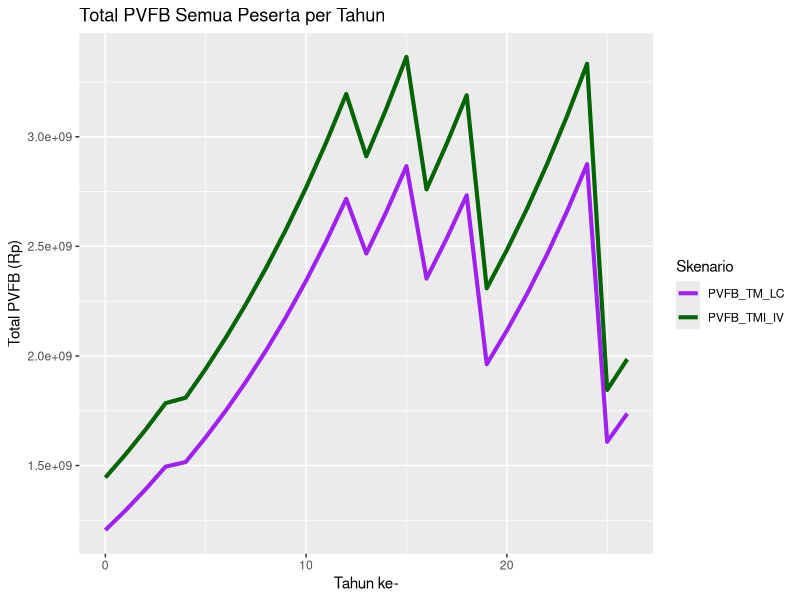
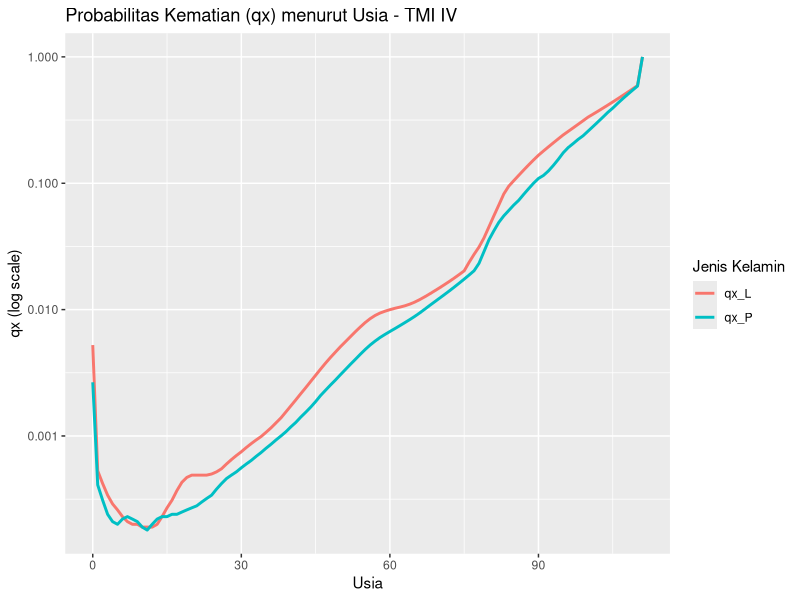
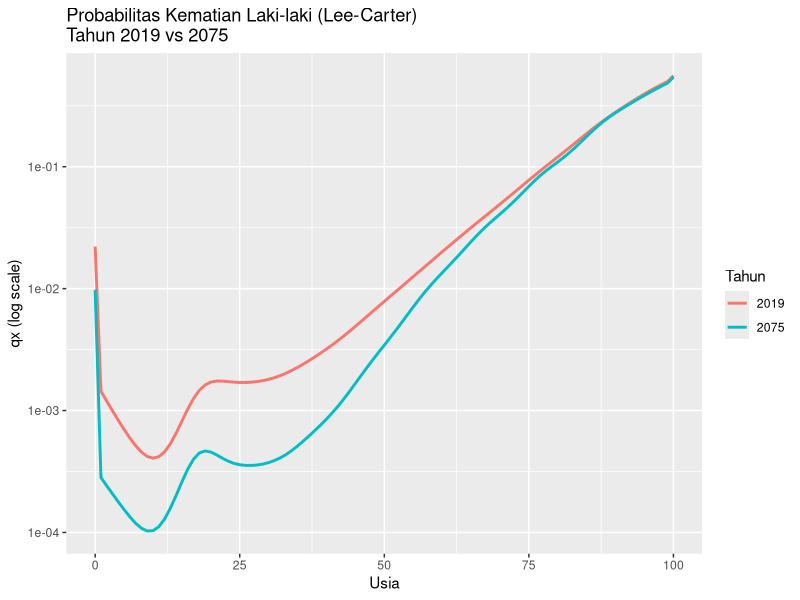
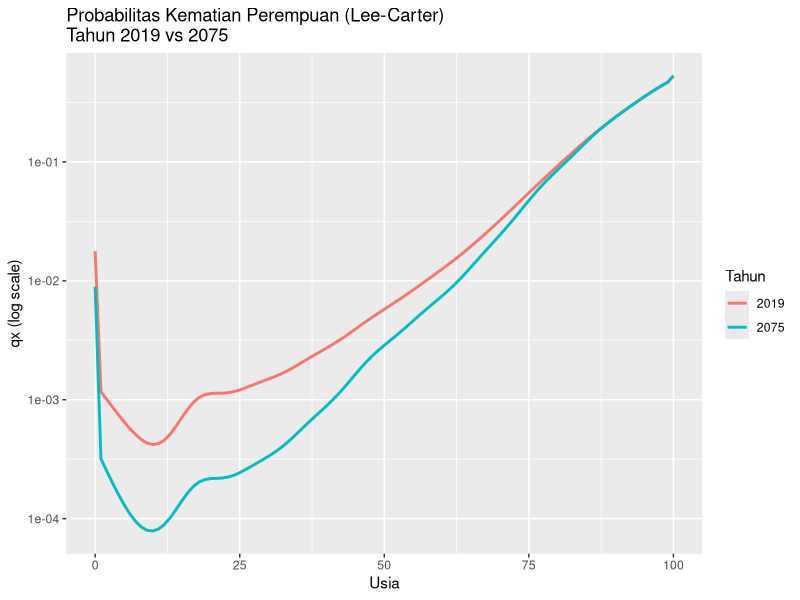
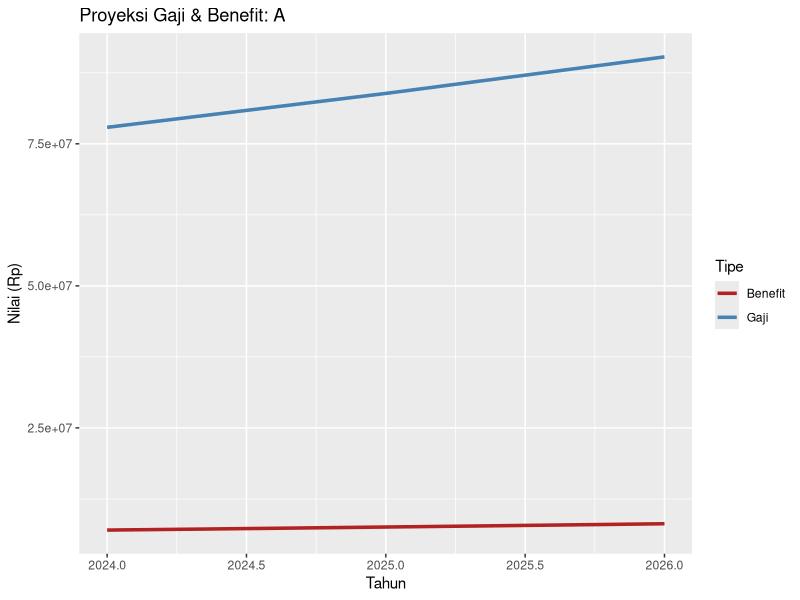
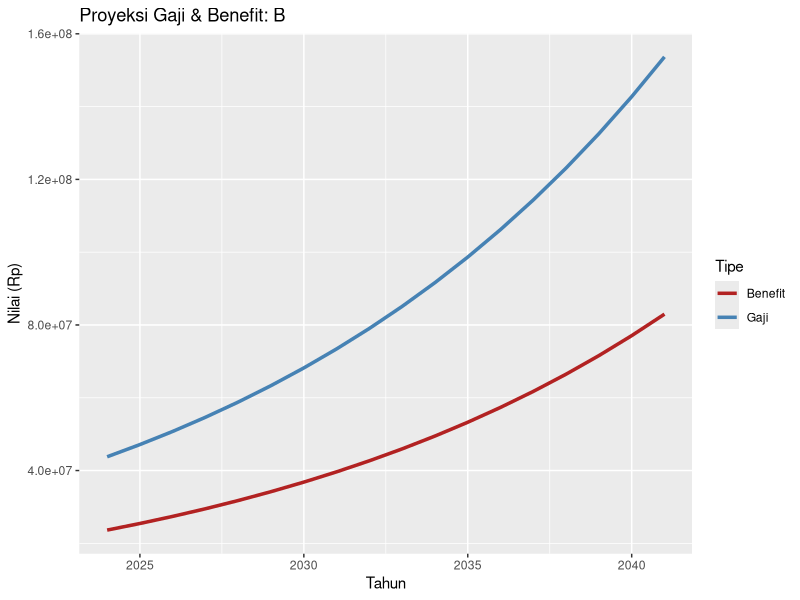
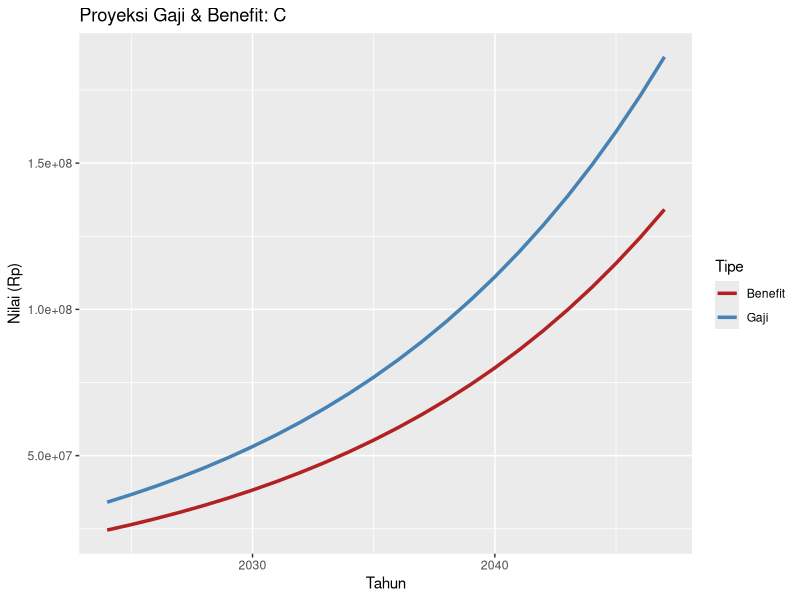
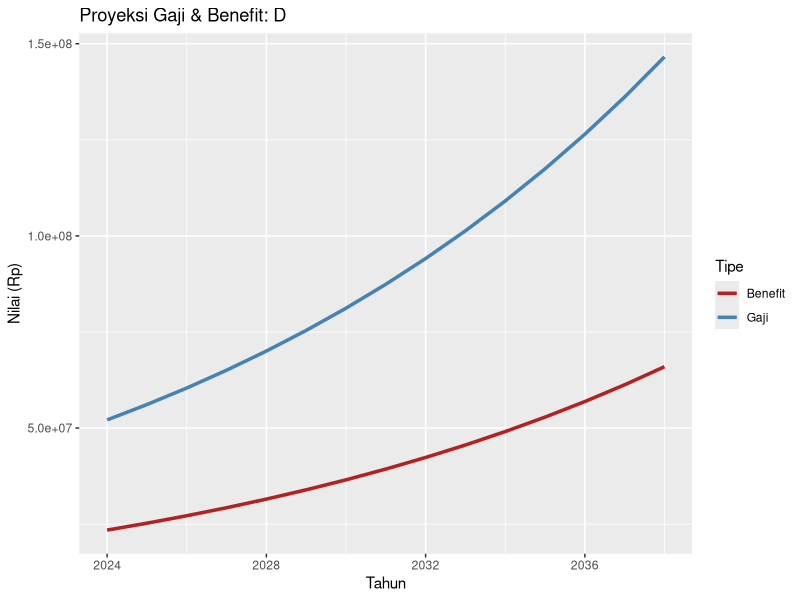

Source code (R) for these figures, in order:
setwd("C:/Users/Nela Aidatun/Downloads")

library(readxl)
library(dplyr)
library(openxlsx)
library(ggplot2)
library(tidyr)
library(tidyverse)

# =================== Parameter ===================
inflasi <- 0.0157  
bunga <- 0.0713
pensiun <- 55
proporsi <- 0.03
KenaikanGaji <- 0.06
v <- 1 / (1 + bunga)
TahunMasuk <- 2020
TahunValuasi<-2024
# =================== Baca Data ===================
data_peserta <- read_excel("data pensiun.xlsx")
tmi_iv <- read_excel("TM IV.xlsx")
lc_laki <- read_excel("TM LC.xlsx", sheet = "Laki-laki")
lc_perempuan <- read_excel("TM LC.xlsx", sheet = "Perempuan")

# --- Visualisasi 1: Grafik Garis tmi_iv ---
tmi_iv_long <- tmi_iv %>%
  pivot_longer(cols = starts_with("qx"), names_to = "Jenis_Kelamin", values_to = "qx")

plot1 <- ggplot(tmi_iv_long, aes(x = Usia, y = qx, color = Jenis_Kelamin)) +
  geom_line(size = 1) +
  scale_y_log10() +
  labs(title = "Probabilitas Kematian (qx) menurut Usia - TMI IV",
       x = "Usia", y = "qx (log scale)",
       color = "Jenis Kelamin")

ggsave("plot_tmi_iv.png", plot = plot1, width = 8, height = 6, dpi = 300)

# --- Visualisasi 2: Line Plot lc_laki Tahun 2019 dan 2075 ---
lc_laki_subset <- lc_laki %>%
  select(Usia, `2019`, `2075`) %>%
  pivot_longer(cols = -Usia, names_to = "Tahun", values_to = "qx") %>%
  mutate(Tahun = as.factor(Tahun))

plot2 <- ggplot(lc_laki_subset, aes(x = Usia, y = qx, color = Tahun)) +
  geom_line(size = 1) +
  scale_y_log10() +
  labs(title = "Probabilitas Kematian Laki-laki (Lee-Carter)\nTahun 2019 vs 2075",
       x = "Usia", y = "qx (log scale)", color = "Tahun")

ggsave("plot_line_laki.png", plot = plot2, width = 8, height = 6, dpi = 300)

# --- Visualisasi 3: Line Plot lc_perempuan Tahun 2019 dan 2075 ---
lc_perempuan_subset <- lc_perempuan %>%
  select(Usia, `2019`, `2075`) %>%
  pivot_longer(cols = -Usia, names_to = "Tahun", values_to = "qx") %>%
  mutate(Tahun = as.factor(Tahun))

plot3 <- ggplot(lc_perempuan_subset, aes(x = Usia, y = qx, color = Tahun)) +
  geom_line(size = 1) +
  scale_y_log10() +
  labs(title = "Probabilitas Kematian Perempuan (Lee-Carter)\nTahun 2019 vs 2075",
       x = "Usia", y = "qx (log scale)", color = "Tahun")

ggsave("plot_line_perempuan.png", plot = plot3, width = 8, height = 6, dpi = 300)


# =================== Tahap 1 ===================
wb <- createWorkbook()
for (i in 1:nrow(data_peserta)) {
  
  peserta <- data_peserta[i, ]
  usia_sekarang <- peserta$UsiaSekarang
  gaji_awal <- peserta$Gaji
  masa_kerja <- peserta$MasaKerja
  id <- as.character(peserta$Nama)  
  
  Tahun_Menuju_Pensiun <- (pensiun)-1-usia_sekarang
  t <- 0:Tahun_Menuju_Pensiun
  usia_t <- usia_sekarang + t
  tahun_proyeksi <- TahunValuasi + t
  
  # Gaji Proyeksi (G_t)
  G_t <- gaji_awal * ((1 + KenaikanGaji) * (1 + inflasi)) ^ t
  
  # Benefit (B_x)
  B_x <- proporsi * (pensiun - usia_sekarang) * G_t
  B_x[1] <- 0
  
  hasil <- data.frame(
    t = t,
    x = usia_t,
    Tahun = tahun_proyeksi,
    Gaji_Proyeksi = round(G_t, 2),
    Benefit = round(B_x, 2)
  )
  
  # Tambahkan ke workbook sebagai sheet baru
  addWorksheet(wb, sheetName = paste0("Peserta_", id))
  writeData(wb, sheet = paste0("Peserta_", id), x = hasil)
}
# Simpan workbook hasil Tahap 1 ke file Excel
saveWorkbook(wb, "hasil_Tahap1_Gaji_Benefit.xlsx", overwrite = TRUE)

# ========== Visualisasi Gaji Proyeksi dan Benefit per Peserta ==========
dir.create("visualisasi_gaji_benefit", showWarnings = FALSE)

for (i in 1:nrow(data_peserta)) {
  peserta <- data_peserta[i, ]
  usia_sekarang <- peserta$UsiaSekarang
  gaji_awal <- peserta$Gaji
  id <- as.character(peserta$Nama)
  
  Tahun_Menuju_Pensiun <- (pensiun) - 1 - usia_sekarang
  t <- 0:Tahun_Menuju_Pensiun
  usia_t <- usia_sekarang + t
  tahun_proyeksi <- TahunValuasi + t
  G_t <- gaji_awal * ((1 + KenaikanGaji) * (1 + inflasi)) ^ t
  B_x <- proporsi * (pensiun - usia_sekarang) * G_t
  
  df_plot <- data.frame(Tahun = tahun_proyeksi, Gaji = G_t, Benefit = B_x) %>%
    pivot_longer(cols = c("Gaji", "Benefit"), names_to = "Tipe", values_to = "Nilai")
  
  p <- ggplot(df_plot, aes(x = Tahun, y = Nilai, color = Tipe)) +
    geom_line(size = 1.2) +
    labs(title = paste("Proyeksi Gaji & Benefit:", id),
         x = "Tahun", y = "Nilai (Rp)") +
    scale_color_manual(values = c("Gaji" = "steelblue", "Benefit" = "firebrick"))
  
  ggsave(filename = paste0("visualisasi_gaji_benefit/", id, "_gaji_benefit.png"),
         plot = p, width = 8, height = 5)
}

# =================== Tahap 2: Perhitungan Aktuaria ===================

hitung_lx_dx_ax <- function(qx_vector, usia_awal = 0, usia_akhir = 110, v) {
  usia_range <- usia_awal:usia_akhir
  qx <- qx_vector[1:length(usia_range)]
  lx <- numeric(length(usia_range))
  dx <- numeric(length(usia_range))
  Dx <- numeric(length(usia_range))
  Nx <- numeric(length(usia_range))
  ax <- numeric(length(usia_range))
  axn <- numeric(length(usia_range))
  
  lx[1] <- 100000
  for (i in 2:length(lx)) {
    lx[i] <- lx[i - 1] * (1 - qx[i - 1])
  }
  
  dx <- lx * qx
  Dx <- v^(usia_range) * lx
  Nx <- rev(cumsum(rev(Dx)))
  ax <- Nx / Dx
  
  n_axn <- function(Nx, usia_idx, n) {
    if ((usia_idx + n) <= length(Nx)) {
      return((Nx[usia_idx] - Nx[usia_idx + n]) / Dx[usia_idx])
    } else {
      return((Nx[usia_idx]) / Dx[usia_idx])
    }
  }
  
  for (i in 1:length(usia_range)) {
    axn[i] <- n_axn(Nx, i, 110 - usia_range[i])
  }
  
  return(data.frame(
    Usia = usia_range,
    qx = round(qx, 6),
    lx = round(lx),
    dx = round(dx),
    Dx = round(Dx, 2),
    Nx = round(Nx, 2),
    ax = round(ax, 4),
    axn = round(axn, 4)
  ))
}

# ========= Fungsi Ubah Format TM LC ke Long =========
reshape_tm_lc <- function(df, gender) {
  names(df)[1] <- "Usia"
  df <- df %>% mutate(Usia = as.numeric(Usia))
  
  df_long <- df %>%
    pivot_longer(-Usia, names_to = "Tahun", values_to = "qx") %>%
    mutate(
      Tahun = as.numeric(Tahun),
      qx = as.numeric(qx),
      Gender = gender
    ) %>%
    arrange(Tahun, Usia)
  
  return(df_long)
}

# ========== TMI IV ========== 
tmi_iv_p <- tmi_iv %>% select(Usia, qx = qx_P)
tmi_iv_l <- tmi_iv %>% select(Usia, qx = qx_L)

hasil_tmi_p <- hitung_lx_dx_ax(tmi_iv_p$qx, usia_awal = min(tmi_iv_p$Usia), usia_akhir = max(tmi_iv_p$Usia), v)
hasil_tmi_l <- hitung_lx_dx_ax(tmi_iv_l$qx, usia_awal = min(tmi_iv_l$Usia), usia_akhir = max(tmi_iv_l$Usia), v)

# Simpan TMI IV ke Excel
wb1 <- createWorkbook()
addWorksheet(wb1, "TMI_IV_P")
writeData(wb1, "TMI_IV_P", hasil_tmi_p)

addWorksheet(wb1, "TMI_IV_L")
writeData(wb1, "TMI_IV_L", hasil_tmi_l)

saveWorkbook(wb1, "hasil_TMI_IV.xlsx", overwrite = TRUE)

# ========== TM LC PEREMPUAN ========== 
lc_perempuan_long <- reshape_tm_lc(lc_perempuan, "P")
wb2 <- createWorkbook()

for (thn in 2020:2046) {
  data_tahun <- lc_perempuan_long %>%
    filter(Tahun == thn) %>%
    arrange(Usia)
  
  hasil_tahun <- hitung_lx_dx_ax(data_tahun$qx, min(data_tahun$Usia), max(data_tahun$Usia), v)
  
  sheet_name <- paste0("Tahun_", thn)
  addWorksheet(wb2, sheet_name)
  writeData(wb2, sheet_name, hasil_tahun)
}

saveWorkbook(wb2, "hasil_TMLC_P_Tahun2020-2046.xlsx", overwrite = TRUE)

# ========== TM LC LAKI-LAKI ========== 
lc_laki_long <- reshape_tm_lc(lc_laki, "L")
wb3 <- createWorkbook()

for (thn in 2020:2046) {
  data_tahun <- lc_laki_long %>%
    filter(Tahun == thn) %>%
    arrange(Usia)
  
  hasil_tahun <- hitung_lx_dx_ax(data_tahun$qx, min(data_tahun$Usia), max(data_tahun$Usia), v)
  
  sheet_name <- paste0("Tahun_", thn)
  addWorksheet(wb3, sheet_name)
  writeData(wb3, sheet_name, hasil_tahun)
}
# Ambil qx tahun valuasi (misal 2024) dari LC
qx_lc_l <- lc_laki_long %>% filter(Tahun == TahunValuasi) %>% arrange(Usia)
qx_lc_p <- lc_perempuan_long %>% filter(Tahun == TahunValuasi) %>% arrange(Usia)

hasil_lc_l <- hitung_lx_dx_ax(qx_lc_l$qx, usia_awal = min(qx_lc_l$Usia), usia_akhir = max(qx_lc_l$Usia), v)
hasil_lc_p <- hitung_lx_dx_ax(qx_lc_p$qx, usia_awal = min(qx_lc_p$Usia), usia_akhir = max(qx_lc_p$Usia), v)

saveWorkbook(wb3, "hasil_TMLC_L_Tahun2020-2046.xlsx", overwrite = TRUE)
get_D_and_ar <- function(hasil_lxDx, usia_r, usia_x) {
  Dr <- hasil_lxDx$Dx[which(hasil_lxDx$Usia == usia_r)]
  Nr <- hasil_lxDx$Nx[which(hasil_lxDx$Usia == usia_r)]
  ar <- Nr / Dr
  return(list(Dr = Dr, ar = ar))
}
# =================== Tahap 3: Perhitungan PVFB ===================
wb_pvfb_semua <- createWorkbook()

# Buat dua data.frame kosong untuk gabungan output
max_tahun <- max((pensiun ) - data_peserta$UsiaSekarang)
PVFB_TMI_IV <- data.frame(t = 0:max_tahun)
PVFB_TM_LC <- data.frame(t = 0:max_tahun)

for (i in 1:nrow(data_peserta)) {
  
  peserta <- data_peserta[i, ]
  id <- as.character(peserta$Nama)
  usia_sekarang <- peserta$UsiaSekarang
  gaji_awal <- peserta$Gaji
  gender <- peserta$JenisKelamin  # "L" atau "P"
  
  Tahun_Menuju_Pensiun <- (pensiun - 1) - usia_sekarang
  usia_pensiun <- pensiun
  
  B_r <- proporsi * (pensiun - usia_sekarang) * (gaji_awal * ((1 + KenaikanGaji) * (1 + inflasi)) ^ Tahun_Menuju_Pensiun)
  
  # ==================== Perhitungan TMI IV ====================
  hasil_tmi <- if (gender == "L") hasil_tmi_l else hasil_tmi_p
  tmi_vals <- get_D_and_ar(hasil_tmi, usia_r = usia_pensiun, usia_x = usia_sekarang)
  Dr <- tmi_vals$Dr
  ar <- tmi_vals$ar
  
  usia_rentang <- usia_sekarang:(usia_pensiun)
  Dx_vector <- hasil_tmi %>% filter(Usia %in% usia_rentang) %>% pull(Dx)
  PVFB_t_tmi <- B_r * ar * (Dr / Dx_vector)
  
  colname_tmi <- paste0("j=", i)
  PVFB_TMI_IV[1:length(PVFB_t_tmi), colname_tmi] <- round(PVFB_t_tmi, 2)
  
  # ==================== Perhitungan TM LC ====================
  hasil_lc <- if (gender == "L") hasil_lc_l else hasil_lc_p
  lc_vals <- get_D_and_ar(hasil_lc, usia_r = usia_pensiun, usia_x = usia_sekarang)
  Dr_lc <- lc_vals$Dr
  ar_lc <- lc_vals$ar
  
  Dx_vector_lc <- hasil_lc %>% filter(Usia %in% usia_rentang) %>% pull(Dx)
  PVFB_t_lc <- B_r * ar_lc * (Dr_lc / Dx_vector_lc)
  
  colname_lc <- paste0("j=", i)
  PVFB_TM_LC[1:length(PVFB_t_lc), colname_lc] <- round(PVFB_t_lc, 2)
}

# Tambahkan worksheet dan simpan
addWorksheet(wb_pvfb_semua, "PVFB_TMI_IV")
writeData(wb_pvfb_semua, "PVFB_TMI_IV", PVFB_TMI_IV)

addWorksheet(wb_pvfb_semua, "PVFB_TM_LC")
writeData(wb_pvfb_semua, "PVFB_TM_LC", PVFB_TM_LC)

saveWorkbook(wb_pvfb_semua, "hasil_PVFB_Tahunan_TMI_dan_TM_LC.xlsx", overwrite = TRUE)

# =================== Visualisasi PVFB Agregat ===================
dir.create("visualisasi_pvfb", showWarnings = FALSE)

PVFB_long <- PVFB_TMI_IV %>%
  pivot_longer(cols = -t, names_to = "Peserta", values_to = "PVFB_TMI_IV") %>%
  left_join(PVFB_TM_LC %>%
              pivot_longer(cols = -t, names_to = "Peserta", values_to = "PVFB_TM_LC"),
            by = c("t", "Peserta"))

# Loop untuk simpan grafik PVFB per peserta
peserta_list <- unique(PVFB_long$Peserta)

for (id in peserta_list) {
  df_plot <- PVFB_long %>% filter(Peserta == id) %>%
    pivot_longer(cols = c("PVFB_TMI_IV", "PVFB_TM_LC"), names_to = "Skenario", values_to = "PVFB")
  
  p <- ggplot(df_plot, aes(x = t, y = PVFB, color = Skenario)) +
    geom_line(size = 1.2) +
    labs(title = paste("Nilai PVFB per Tahun -", id),
         x = "Tahun ke-", y = "PVFB (Rp)") +
    scale_color_manual(values = c("PVFB_TMI_IV" = "darkgreen", "PVFB_TM_LC" = "purple"))
  
  ggsave(filename = paste0("visualisasi_pvfb/", id, "_pvfb.png"),
         plot = p, width = 8, height = 5)
}

# ========== Visualisasi Akumulasi Total PVFB Semua Peserta ==========
PVFB_total <- PVFB_long %>%
  group_by(t) %>%
  summarise(PVFB_TMI_IV = sum(PVFB_TMI_IV, na.rm = TRUE),
            PVFB_TM_LC = sum(PVFB_TM_LC, na.rm = TRUE)) %>%
  pivot_longer(cols = c("PVFB_TMI_IV", "PVFB_TM_LC"), names_to = "Skenario", values_to = "PVFB")

ggplot(PVFB_total, aes(x = t, y = PVFB, color = Skenario)) +
  geom_line(size = 1.4) +
  labs(title = "Total PVFB Semua Peserta per Tahun",
       x = "Tahun ke-", y = "Total PVFB (Rp)") +
  scale_color_manual(values = c("PVFB_TMI_IV" = "darkgreen", "PVFB_TM_LC" = "purple"))

ggsave("visualisasi_pvfb/Total_PVFB_Semua_Peserta.png", width = 8, height = 5)


# =================== Tahap 4: Hitung NC dan AL Metode EAN ===================
library(dplyr)
library(openxlsx)

# Fungsi hitung NC dan AL metode EAN, versi revisi
hitung_NC_AL_EAN <- function(PVFB_df, hasil_lxDx, usia_sekarang, usia_pensiun, peserta_id = NULL) {
  usia_r <- usia_pensiun - 1
  PVFB_df <- PVFB_df %>% filter(t + usia_sekarang <= usia_r)
  
  hasil_full <- hasil_lxDx
  Dr <- hasil_full$Dx[hasil_full$Usia == usia_r]
  Nr <- hasil_full$Nx[hasil_full$Usia == usia_r]
  ar <- hasil_full$axn[hasil_full$Usia == usia_r]
  Nx0 <- hasil_full$Nx[hasil_full$Usia == usia_sekarang]
  
  if (any(is.na(c(Dr, Nr, ar, Nx0)))) {
    warning(paste("NA pada input: peserta ID", peserta_id))
    return(list(NC = NA, AL = NA))
  }
  
  denominator <- ar * (Nx0 - Nr)
  if (denominator <= 0) {
    warning(paste("Denominator <= 0 untuk peserta ID", peserta_id))
    return(list(NC = NA, AL = NA))
  }
  
  PVFB_total <- sum(PVFB_df$PVFB, na.rm = TRUE)
  NC_tetap <- round((PVFB_total * Dr) / denominator, 2)
  NC <- rep(NC_tetap, nrow(PVFB_df))
  
  usia_t <- PVFB_df$t + usia_sekarang
  usia_t[usia_t > usia_r] <- usia_r
  
  Nx_t <- hasil_full$Nx[match(usia_t, hasil_full$Usia)]
  Dx_t <- hasil_full$Dx[match(usia_t, hasil_full$Usia)]
  
  AL <- rep(NA, length(PVFB_df$t))
  valid <- !is.na(Dx_t) & Dx_t != 0
  AL[valid] <- round(PVFB_df$PVFB[valid] - NC_tetap * (Nx_t[valid] - Nr) / Dx_t[valid], 2)
  AL[PVFB_df$t == 0] <- 0
  AL[is.na(AL)] <- NA
  
  # DEBUG untuk peserta J3 dan J6
  if (peserta_id %in% c(3, 6)) {
    cat("=== DEBUG: Peserta ID", peserta_id, "===\n")
    cat("PVFB_total =", PVFB_total, "\n")
    cat("NC =", NC_tetap, "\n")
    cat("Nx0 =", Nx0, ", Nr =", Nr, "\n")
    cat("Denominator =", denominator, "\n")
    cat("AL tahun 0 dan 1:\n")
    print(data.frame(t = PVFB_df$t[1:2], PVFB = PVFB_df$PVFB[1:2], AL = AL[1:2]))
  }
  
  return(list(
    NC = data.frame(t = PVFB_df$t, NC = NC),
    AL = data.frame(t = PVFB_df$t, AL = AL)
  ))
}


# Inisialisasi workbook dan list penampung hasil
wb_ean <- createWorkbook()
NC_TMI_IV_all <- list()
AL_TMI_IV_all <- list()
NC_TM_LC_all <- list()
AL_TM_LC_all <- list()

# Loop untuk setiap peserta
for (i in 1:nrow(data_peserta)) {
  usia <- data_peserta$UsiaSekarang[i]
  gender <- data_peserta$JenisKelamin[i]
  peserta_id <- data_peserta$Nama[i]  # Tambahkan ini
  usia_pensiun <- 55
  
  hasil_lxDx_tmi <- if (gender == "P") hasil_tmi_p else hasil_tmi_l
  hasil_lxDx_lc <- if (gender == "P") hasil_lc_p else hasil_lc_l
  
  colname <- paste0("j=", i)
  
  if (colname %in% colnames(PVFB_TMI_IV)) {
    PVFB_df_tmi <- data.frame(t = PVFB_TMI_IV$t, PVFB = PVFB_TMI_IV[[colname]])
    hasil_tmi <- hitung_NC_AL_EAN(PVFB_df_tmi, hasil_lxDx_tmi, usia, usia_pensiun, peserta_id)
    NC_TMI_IV_all[[i]] <- hasil_tmi$NC
    AL_TMI_IV_all[[i]] <- hasil_tmi$AL
  }
  
  if (colname %in% colnames(PVFB_TM_LC)) {
    PVFB_df_lc <- data.frame(t = PVFB_TM_LC$t, PVFB = PVFB_TM_LC[[colname]])
    hasil_lc <- hitung_NC_AL_EAN(
      PVFB_df = PVFB_df_lc,
      hasil_lxDx = hasil_lxDx_lc,
      usia_sekarang = usia,
      usia_pensiun = usia_pensiun,
      peserta_id = peserta_id
    )
    NC_TM_LC_all[[i]] <- hasil_lc$NC
    AL_TM_LC_all[[i]] <- hasil_lc$AL
  }
}


# Fungsi gabung data frame per peserta
gabung_df <- function(list_df, prefix) {
  hasil_df <- list_df[[1]]
  colnames(hasil_df)[colnames(hasil_df) != "t"] <- paste0(prefix, "_j1")
  
  for (i in 2:length(list_df)) {
    df_i <- list_df[[i]]
    colnames(df_i)[colnames(df_i) != "t"] <- paste0(prefix, "_j", i)
    hasil_df <- merge(hasil_df, df_i, by = "t", all = TRUE)
  }
  return(hasil_df)
}

# Gabungkan hasil dan simpan ke Excel
NC_TMI_IV_df <- gabung_df(NC_TMI_IV_all, "NC")
AL_TMI_IV_df <- gabung_df(AL_TMI_IV_all, "AL")
NC_TM_LC_df <- gabung_df(NC_TM_LC_all, "NC")
AL_TM_LC_df <- gabung_df(AL_TM_LC_all, "AL")

addWorksheet(wb_ean, "EAN_TMI_IV")
writeData(wb_ean, "EAN_TMI_IV", cbind(NC_TMI_IV_df, AL_TMI_IV_df[, -1]))

addWorksheet(wb_ean, "EAN_TM_LC")
writeData(wb_ean, "EAN_TM_LC", cbind(NC_TM_LC_df, AL_TM_LC_df[, -1]))

# Simpan workbook (ganti path sesuai kebutuhan)
saveWorkbook(wb_ean, "hasil_EAN_NC_AL_TMI_TM_LC.xlsx", overwrite = TRUE)

if (peserta_id %in% c(3, 6)) {
  print(paste("=== DEBUG: Peserta ID", peserta_id, "==="))
  print(paste("PVFB_total =", PVFB_total))
  print(paste("NC =", NC_tetap))
  print(paste("Nx0 =", Nx0, ", Nr =", Nr))
  print(paste("Denominator =", denominator))
  print("AL tahun 0 dan 1:")
  print(data.frame(t = PVFB_df$t[1:2], PVFB = PVFB_df$PVFB[1:2], AL = AL[1:2]))
}

# =================== Visualisasi Tahap 4: NC dan AL ===================
library(ggplot2)
library(tidyr)

# Gabungkan dan ubah ke long format untuk plotting
NC_TMI_IV_long <- pivot_longer(NC_TMI_IV_df, -t, names_to = "Peserta", values_to = "NC")
AL_TMI_IV_long <- pivot_longer(AL_TMI_IV_df, -t, names_to = "Peserta", values_to = "AL")

NC_TM_LC_long <- pivot_longer(NC_TM_LC_df, -t, names_to = "Peserta", values_to = "NC")
AL_TM_LC_long <- pivot_longer(AL_TM_LC_df, -t, names_to = "Peserta", values_to = "AL")

# Buat plot dan simpan (NC dan AL)
plot_NC_TMI <- ggplot(NC_TMI_IV_long, aes(x = t, y = NC, color = Peserta)) +
  geom_line() + labs(title = "Normal Cost - TMI IV", x = "Tahun", y = "NC")
ggsave("plot_NC_TMI_IV.png", plot_NC_TMI, width = 8, height = 5)

plot_AL_TMI <- ggplot(AL_TMI_IV_long, aes(x = t, y = AL, color = Peserta)) +
  geom_line() + labs(title = "Accrued Liability - TMI IV", x = "Tahun", y = "AL")
ggsave("plot_AL_TMI_IV.png", plot_AL_TMI, width = 8, height = 5)

plot_NC_LC <- ggplot(NC_TM_LC_long, aes(x = t, y = NC, color = Peserta)) +
  geom_line() + labs(title = "Normal Cost - TM LC", x = "Tahun", y = "NC")
ggsave("plot_NC_TM_LC.png", plot_NC_LC, width = 8, height = 5)

plot_AL_LC <- ggplot(AL_TM_LC_long, aes(x = t, y = AL, color = Peserta)) +
  geom_line() + labs(title = "Accrued Liability - TM LC", x = "Tahun", y = "AL")
ggsave("plot_AL_TM_LC.png", plot_AL_LC, width = 8, height = 5)

# =================== Tahap 5: Hitung ∆B_t dan PVFB̃_tj ===================

# Fungsi menghitung delta B dan PVFB tilde
hitung_deltaB_PVFB_tj <- function(data_peserta, usia_pensiun, inflasi, KenaikanGaji, proporsi, hasil_lxDx_list) {
  max_t <- max(usia_pensiun  - data_peserta$UsiaSekarang)
  n_peserta <- nrow(data_peserta)
  v <- 1 / (1 + bunga)
  
  # Inisialisasi matriks hasil
  deltaB_df <- data.frame(t = 0:max_t)
  PVFB_tilde_df <- data.frame(t = 0:max_t)
  
  for (j in 1:n_peserta) {
    usia_j <- data_peserta$UsiaSekarang[j]
    gaji_awal <- data_peserta$Gaji[j]
    gender <- data_peserta$JenisKelamin[j]
    hasil_lxDx <- hasil_lxDx_list[[j]]
    
    t_max <- usia_pensiun -1- usia_j
    
    delta_B <- numeric(max_t + 1)
    pvfb_tilde <- numeric(max_t + 1)
    
    for (t in 0:t_max) {
      usia_t <- usia_j + t
      G_t <- gaji_awal * ((1 + inflasi) * (1 + KenaikanGaji)) ^ (t)
      G_t1 <- gaji_awal * ((1 + inflasi) * (1 + KenaikanGaji)) ^ (t+1)
      
      B_t <- proporsi * (usia_pensiun - usia_j) * G_t
      B_t1 <- proporsi * (usia_pensiun - usia_j) * G_t1
      
      delta_B[t + 1] <- round(B_t1 - B_t, 2)
      
      Dr <- hasil_lxDx$Dx[which(hasil_lxDx$Usia == usia_pensiun - 1)]
      Dx_t1 <- hasil_lxDx$Dx[which(hasil_lxDx$Usia == usia_t + 1)]
      
      pvfb_tilde[t + 1] <- round(B_t * Dr / Dx_t1, 2)
    }
    
    deltaB_df[[paste0("j=", j)]] <- delta_B
    PVFB_tilde_df[[paste0("j=", j)]] <- pvfb_tilde
  }
  
  return(list(deltaB = deltaB_df, PVFB_tilde = PVFB_tilde_df))
}
# Buat list hasil_lxDx TMI IV dan TM LC untuk setiap peserta
hasil_lxDx_tmi_list <- lapply(1:nrow(data_peserta), function(i) {
  gender <- data_peserta$JenisKelamin[i]
  if (gender == "L") {
    hasil_tmi_l
  } else {
    hasil_tmi_p
  }
})

hasil_lxDx_lc_list <- lapply(1:nrow(data_peserta), function(i) {
  gender <- data_peserta$JenisKelamin[i]
  if (gender == "L") {
    hasil_lc_l
  } else {
    hasil_lc_p
  }
})

# Perhitungan untuk TMI IV
hasil_deltabt_tmi <- hitung_deltaB_PVFB_tj(
  data_peserta = data_peserta,
  usia_pensiun = 56,
  inflasi = inflasi,
  KenaikanGaji = KenaikanGaji,
  proporsi = proporsi,
  hasil_lxDx_list = hasil_lxDx_tmi_list
)

# Perhitungan untuk TM LC
hasil_deltabt_lc <- hitung_deltaB_PVFB_tj(
  data_peserta = data_peserta,
  usia_pensiun = 56,
  inflasi = inflasi,
  KenaikanGaji = KenaikanGaji,
  proporsi = proporsi,
  hasil_lxDx_list = hasil_lxDx_lc_list
)

# Simpan ke Excel
wb_delta <- createWorkbook()

# Sheet TMI IV
addWorksheet(wb_delta, "DeltaBt_TMI_IV")
writeData(wb_delta, "DeltaBt_TMI_IV", hasil_deltabt_tmi$deltaB)

addWorksheet(wb_delta, "PVFBtilde_TMI_IV")
writeData(wb_delta, "PVFBtilde_TMI_IV", hasil_deltabt_tmi$PVFB_tilde)

# Sheet TM LC
addWorksheet(wb_delta, "DeltaBt_TM_LC")
writeData(wb_delta, "DeltaBt_TM_LC", hasil_deltabt_lc$deltaB)

addWorksheet(wb_delta, "PVFBtilde_TM_LC")
writeData(wb_delta, "PVFBtilde_TM_LC", hasil_deltabt_lc$PVFB_tilde)

# Simpan workbook
saveWorkbook(wb_delta, "hasil_FIL_DeltaBt_PVFBtilde.xlsx", overwrite = TRUE)

# =================== LANJUTAN TAHAP 6: Perhitungan NC dan AL Metode FIL ===================

# Fungsi menghitung NC FIL tetap (di t=0) untuk setiap peserta
hitung_NC_FIL_Tetap <- function(data_peserta, PVFB_df, hasil_lxDx_list, usia_pensiun) {
  n_peserta <- nrow(data_peserta)
  NC_per_peserta <- numeric(n_peserta)
  
  for (j in 1:n_peserta) {
    usia_j <- data_peserta$UsiaSekarang[j]
    hasil_lxDx <- hasil_lxDx_list[[j]]
    
    idx_entry <- which(hasil_lxDx$Usia == usia_j)
    idx_pensiun <- which(hasil_lxDx$Usia == (usia_pensiun - 1))
    
    if (length(idx_entry) > 0 && length(idx_pensiun) > 0) {
      Ne <- hasil_lxDx$Nx[idx_entry]
      Nr <- hasil_lxDx$Nx[idx_pensiun]
      Dr <- hasil_lxDx$Dx[idx_pensiun]
      
      colname <- paste0("j=", j)
      Br_j <- PVFB_df[1, colname]  # Ambil PVFB t=0
      
      if (!is.na(Br_j) && (Ne - Nr) != 0) {
        NC_per_peserta[j] <- (Br_j * Dr) / (Ne - Nr)
      }
    }
  }
  
  return(NC_per_peserta)
}

# Fungsi hitung data NC per tahun dan AL FIL
hitung_FIL_dinamis <- function(data_peserta, PVFB_df, hasil_lxDx_list, NC_per_peserta, usia_pensiun) {
  max_t <- nrow(PVFB_df) - 1
  n_peserta <- nrow(data_peserta)
  
  hasil_FIL <- data.frame(
    t = 0:max_t,
    PVFB_Total = 0,
    PVFNC_Total = 0,
    AL_FIL_Total = 0,
    NC_FIL_Total = 0,
    Peserta_Aktif = 0
  )
  
  for (t in 0:max_t) {
    PVFB_t <- 0
    PVFNC_t <- 0
    NC_t <- 0
    aktif_t <- 0
    
    for (j in 1:n_peserta) {
      usia_j_t <- data_peserta$UsiaSekarang[j] + t
      if (usia_j_t < usia_pensiun) {
        aktif_t <- aktif_t + 1
        colname <- paste0("j=", j)
        
        if (colname %in% colnames(PVFB_df)) {
          pvfb_jt <- PVFB_df[t + 1, colname]
          if (!is.na(pvfb_jt)) {
            PVFB_t <- PVFB_t + pvfb_jt
          }
        }
        
        hasil_lxDx <- hasil_lxDx_list[[j]]
        idx_t <- which(hasil_lxDx$Usia == usia_j_t)
        idx_pensiun <- which(hasil_lxDx$Usia == (usia_pensiun - 1))
        
        if (length(idx_t) > 0 && length(idx_pensiun) > 0) {
          Nx_t <- hasil_lxDx$Nx[idx_t]
          Nr <- hasil_lxDx$Nx[idx_pensiun]
          Dx_t <- hasil_lxDx$Dx[idx_t]
          
          if (!is.na(Nx_t) && !is.na(Nr) && !is.na(Dx_t) && Dx_t != 0) {
            PVFNC_j <- NC_per_peserta[j] * (Nx_t - Nr) / Dx_t
            PVFNC_t <- PVFNC_t + PVFNC_j
            NC_t <- NC_t + NC_per_peserta[j]
          }
        }
      }
    }
    
    hasil_FIL$Peserta_Aktif[t + 1] <- aktif_t
    hasil_FIL$PVFB_Total[t + 1] <- round(PVFB_t, 0)
    hasil_FIL$PVFNC_Total[t + 1] <- round(PVFNC_t, 0)
    hasil_FIL$AL_FIL_Total[t + 1] <- round(PVFB_t - PVFNC_t, 0)
    hasil_FIL$NC_FIL_Total[t + 1] <- round(NC_t, 0)
  }
  
  return(hasil_FIL)
}
# Data input: hasil_lxDx_list_TMI dan hasil_lxDx_list_LC sudah disiapkan sesuai jenis kelamin
NC_per_peserta_TMI <- hitung_NC_FIL_Tetap(data_peserta, PVFB_TMI_IV, hasil_lxDx_tmi_list, pensiun)
hasil_FIL_TMI <- hitung_FIL_dinamis(data_peserta, PVFB_TMI_IV, hasil_lxDx_tmi_list, NC_per_peserta_TMI, pensiun)

NC_per_peserta_LC <- hitung_NC_FIL_Tetap(data_peserta, PVFB_TM_LC, hasil_lxDx_lc_list, pensiun)
hasil_FIL_LC <- hitung_FIL_dinamis(data_peserta, PVFB_TM_LC, hasil_lxDx_lc_list, NC_per_peserta_LC, pensiun)
wb <- createWorkbook()

addWorksheet(wb, "FIL_TMI_IV")
writeData(wb, "FIL_TMI_IV", hasil_FIL_TMI)

addWorksheet(wb, "FIL_TM_LC")
writeData(wb, "FIL_TM_LC", hasil_FIL_LC)

saveWorkbook(wb, "FIL_FIX_NC_Konstan.xlsx", overwrite = TRUE)
